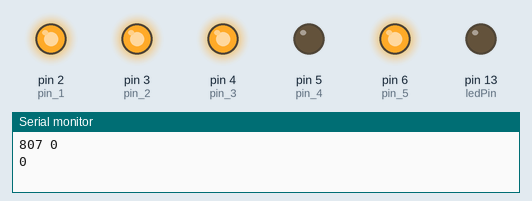
Bench run of a sketch on a simulated Arduino Uno, built with avr-gcc and run on an emulated ATmega328P. Shown: output pins drawn as LEDs (lit = HIGH), the last lines printed to the serial monitor. Random numbers use the default seed unless the sketch sets one.

Above: at 0.1 s.
At 15.1 s:
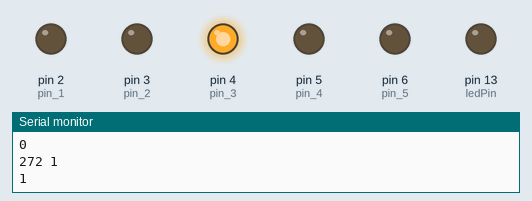
At 30.1 s:
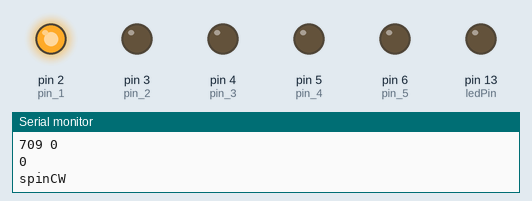
At 32.1 s:
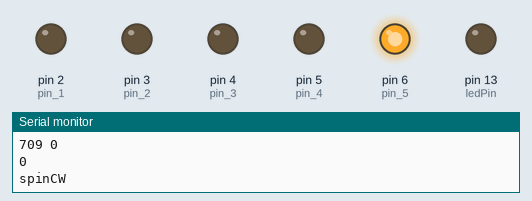
At 34.6 s:
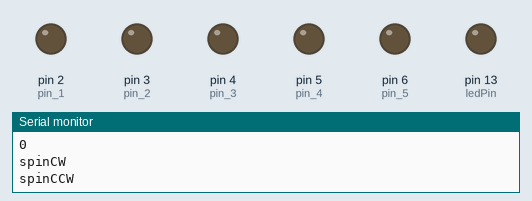
At 39.7 s:
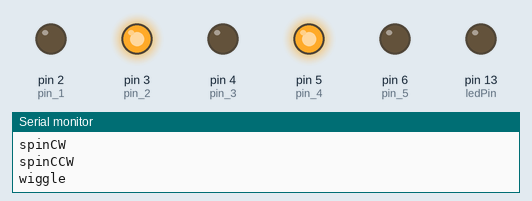
Timing chart, 0 to 40.0 s (numbered marks = the images above):
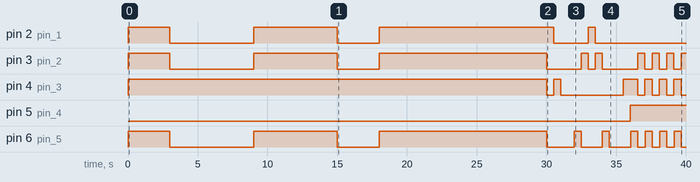

Measured:
- by itself, pin 2 (pin_1): LOW → HIGH at 0.00 s, → LOW 3.0 s later, → HIGH 6.0 s later, → LOW 6.0 s later, … (8 changes in this stretch)
- by itself, pin 3 (pin_2): LOW → HIGH at 0.00 s, → LOW 3.0 s later, → HIGH 6.0 s later, → LOW 6.0 s later, … (17 changes in this stretch)
- by itself, pin 4 (pin_3): goes HIGH 30.0 s, LOW 0.50 s, HIGH 0.50 s, LOW 4.5 s, HIGH 1.0 s, 3 × (LOW 0.51 s, HIGH 0.53 s), then LOW
- by itself, pin 5 (pin_4): LOW → HIGH at 36.0 s
- by itself, pin 6 (pin_5): LOW → HIGH at 0.00 s, → LOW 3.0 s later, → HIGH 6.0 s later, → LOW 6.0 s later, … (18 changes in this stretch)

The sketch:

_7_Segment_Display.ino
```cpp
/* 7_Segment_Neon

 */

// constants won't change. Used here to
// set pin numbers:
const int ledPin =  13;      // the number of the LED pin

// Variables will change:
int ledState = LOW;             // ledState used to set the LED
long previousMillis = 0;        // will store last time LED was updated

// the follow variables is a long because the time, measured in miliseconds,
// will quickly become a bigger number than can be stored in an int.
long interval = 1000;           // interval at which to blink (milliseconds)

int pi_decimal[] = {
  1,4,1,5,9,2,6,5,3,5,8,9,7,9,3,2,3,8,4,6,2,6,4,3,3,8,3,2,7,9,5,0,2,8,8,4,1};
int e_decimal[] = {
  7,1,8,2,8,1,8,2,8,4,5,9,0,4,5,2,3,5,3,6,0,2,8,7,4,7,1,3,5,2,6,6,2,4,9,7,7}; //37 digits
int cc[] = {4,3,1,7,3,3,1,0,1,2,0,2,1,6,0,8}; //16
int nums[] = {9,1,1,9,1,1,9,1,1,6,6,6,9,1,1,9,1,1,5,0,5,0,5,0,5,0,5,0}; //28
int fibonacci[] = {0,1,1,2,3,5,8,1,3,2,1,3,4,5,5,8,9,1,4,4,2,3,3,3,7,7}; //26

int RELAY_ON = LOW;
int RELAY_OFF = HIGH;

bool isSolidState = true;

int pin_1 = 2;
int pin_2 = 3;
int pin_3 = 4;
int pin_4 = 5;
int pin_5 = 6;
int pin_6 = 7;
int pin_7 = 8;
int pin_8 = 9;

void setup() {

  if (isSolidState) {
      RELAY_ON = HIGH;
      RELAY_OFF = LOW;
  }

  // set the LED pin as output:
  pinMode(ledPin, OUTPUT);

  // set up segments as outputs
  for (int i = 0 ; i < 7 ; i++) {
    pinMode(i, OUTPUT);
  }

  Serial.begin(9600);
}

void loop()
{
  // here is where you'd put code that needs to be running all the time.

  int slow = 3000;
  int med = 1000;
  int fast = 500;

  binarySequence(10, slow);

  spinCW(fast);
  spinCCW(fast);
  wiggle(fast);
  allOff(med);

  //PI
  digit(3, med);
  middle(med);
  digitSequence(pi_decimal, 35, med);

  upDown(med);
  downUp(med);

  //e
  digit(2, med);
  middle(med);
  digitSequence(e_decimal, 37, med);

  doubleSpinCW(med);
  doubleSpinCCW(med);
  allOff(med);

  //867-5309
  song(fast);
  wiggle(fast);
  song(fast);
  wiggle(fast);
  allOff(med);

  //911
  digitSequence(nums, 28, fast);
  spinCW(fast);
  spinCW(fast);

  //CC
  digitSequence(cc, 16, fast);
  spinCCW(fast);
  spinCCW(fast);

  //fibonacci
  digitSequence(fibonacci, 26, med, 100);

  swirl1(fast);
  swirl2(fast);

}

void digit(int num, int ms) {

  Serial.println(num);

  switch (num) {
  case 0:
    digitalWrite(pin_1, RELAY_ON);
    digitalWrite(pin_2, RELAY_ON);
    digitalWrite(pin_3, RELAY_ON);
    digitalWrite(pin_4, RELAY_OFF);
    digitalWrite(pin_5, RELAY_ON);
    digitalWrite(pin_6, RELAY_ON);
    digitalWrite(pin_7, RELAY_ON);
    break;
  case 1:
    digitalWrite(pin_1, RELAY_OFF);
    digitalWrite(pin_2, RELAY_OFF);
    digitalWrite(pin_3, RELAY_ON);
    digitalWrite(pin_4, RELAY_OFF);
    digitalWrite(pin_5, RELAY_OFF);
    digitalWrite(pin_6, RELAY_ON);
    digitalWrite(pin_7, RELAY_OFF);
    break;
  case 2:
    digitalWrite(pin_1, RELAY_ON);
    digitalWrite(pin_2, RELAY_OFF);
    digitalWrite(pin_3, RELAY_ON);
    digitalWrite(pin_4, RELAY_ON);
    digitalWrite(pin_5, RELAY_ON);
    digitalWrite(pin_6, RELAY_OFF);
    digitalWrite(pin_7, RELAY_ON);
    break;
  case 3:
    digitalWrite(pin_1, RELAY_ON);
    digitalWrite(pin_2, RELAY_OFF);
    digitalWrite(pin_3, RELAY_ON);
    digitalWrite(pin_4, RELAY_ON);
    digitalWrite(pin_5, RELAY_OFF);
    digitalWrite(pin_6, RELAY_ON);
    digitalWrite(pin_7, RELAY_ON);
    break;
  case 4:
    digitalWrite(pin_1, RELAY_OFF);
    digitalWrite(pin_2, RELAY_ON);
    digitalWrite(pin_3, RELAY_ON);
    digitalWrite(pin_4, RELAY_ON);
    digitalWrite(pin_5, RELAY_OFF);
    digitalWrite(pin_6, RELAY_ON);
    digitalWrite(pin_7, RELAY_OFF);
    break;
  case 5:
    digitalWrite(pin_1, RELAY_ON);
    digitalWrite(pin_2, RELAY_ON);
    digitalWrite(pin_3, RELAY_OFF);
    digitalWrite(pin_4, RELAY_ON);
    digitalWrite(pin_5, RELAY_OFF);
    digitalWrite(pin_6, RELAY_ON);
    digitalWrite(pin_7, RELAY_ON);
    break;
  case 6:
    digitalWrite(pin_1, RELAY_OFF);
    digitalWrite(pin_2, RELAY_ON);
    digitalWrite(pin_3, RELAY_OFF);
    digitalWrite(pin_4, RELAY_ON);
    digitalWrite(pin_5, RELAY_ON);
    digitalWrite(pin_6, RELAY_ON);
    digitalWrite(pin_7, RELAY_ON);
    break;
  case 7:
    digitalWrite(pin_1, RELAY_ON);
    digitalWrite(pin_2, RELAY_OFF);
    digitalWrite(pin_3, RELAY_ON);
    digitalWrite(pin_4, RELAY_OFF);
    digitalWrite(pin_5, RELAY_OFF);
    digitalWrite(pin_6, RELAY_ON);
    digitalWrite(pin_7, RELAY_OFF);
    break;
  case 8:
    digitalWrite(pin_1, RELAY_ON);
    digitalWrite(pin_2, RELAY_ON);
    digitalWrite(pin_3, RELAY_ON);
    digitalWrite(pin_4, RELAY_ON);
    digitalWrite(pin_5, RELAY_ON);
    digitalWrite(pin_6, RELAY_ON);
    digitalWrite(pin_7, RELAY_ON);
    break;
  case 9:
    digitalWrite(pin_1, RELAY_ON);
    digitalWrite(pin_2, RELAY_ON);
    digitalWrite(pin_3, RELAY_ON);
    digitalWrite(pin_4, RELAY_ON);
    digitalWrite(pin_5, RELAY_OFF);
    digitalWrite(pin_6, RELAY_ON);
    digitalWrite(pin_7, RELAY_OFF);
    break;
  }
  delay(ms);
}

void allOff(int ms) {

  Serial.println("allOff");


  digitalWrite(pin_1, RELAY_OFF);
  digitalWrite(pin_2, RELAY_OFF);
  digitalWrite(pin_3, RELAY_OFF);
  digitalWrite(pin_4, RELAY_OFF);
  digitalWrite(pin_5, RELAY_OFF);
  digitalWrite(pin_6, RELAY_OFF);
  digitalWrite(pin_7, RELAY_OFF);
  delay(ms);


}

void top(int ms) {

  digitalWrite(pin_1, RELAY_ON);
  digitalWrite(pin_2, RELAY_OFF);
  digitalWrite(pin_3, RELAY_OFF);
  digitalWrite(pin_4, RELAY_OFF);
  digitalWrite(pin_5, RELAY_OFF);
  digitalWrite(pin_6, RELAY_OFF);
  digitalWrite(pin_7, RELAY_OFF);
  delay(ms);

}

void middle(int ms) {

  digitalWrite(pin_1, RELAY_OFF);
  digitalWrite(pin_2, RELAY_OFF);
  digitalWrite(pin_3, RELAY_OFF);
  digitalWrite(pin_4, RELAY_ON);
  digitalWrite(pin_5, RELAY_OFF);
  digitalWrite(pin_6, RELAY_OFF);
  digitalWrite(pin_7, RELAY_OFF);
  delay(ms);

}

void bottom(int ms) {

  digitalWrite(pin_1, RELAY_OFF);
  digitalWrite(pin_2, RELAY_OFF);
  digitalWrite(pin_3, RELAY_OFF);
  digitalWrite(pin_4, RELAY_OFF);
  digitalWrite(pin_5, RELAY_OFF);
  digitalWrite(pin_6, RELAY_OFF);
  digitalWrite(pin_7, RELAY_ON);
  delay(ms);

}

void upperLeft(int ms) {

  digitalWrite(pin_1, RELAY_OFF);
  digitalWrite(pin_2, RELAY_ON);
  digitalWrite(pin_3, RELAY_OFF);
  digitalWrite(pin_4, RELAY_OFF);
  digitalWrite(pin_5, RELAY_OFF);
  digitalWrite(pin_6, RELAY_OFF);
  digitalWrite(pin_7, RELAY_OFF);
  delay(ms);

}

void lowerLeft(int ms) {

  digitalWrite(pin_1, RELAY_OFF);
  digitalWrite(pin_2, RELAY_OFF);
  digitalWrite(pin_3, RELAY_OFF);
  digitalWrite(pin_4, RELAY_OFF);
  digitalWrite(pin_5, RELAY_ON);
  digitalWrite(pin_6, RELAY_OFF);
  digitalWrite(pin_7, RELAY_OFF);
  delay(ms);

}

void upperRight(int ms) {

  digitalWrite(pin_1, RELAY_OFF);
  digitalWrite(pin_2, RELAY_OFF);
  digitalWrite(pin_3, RELAY_ON);
  digitalWrite(pin_4, RELAY_OFF);
  digitalWrite(pin_5, RELAY_OFF);
  digitalWrite(pin_6, RELAY_OFF);
  digitalWrite(pin_7, RELAY_OFF);
  delay(ms);

}

void lowerRight(int ms) {

  digitalWrite(pin_1, RELAY_OFF);
  digitalWrite(pin_2, RELAY_OFF);
  digitalWrite(pin_3, RELAY_OFF);
  digitalWrite(pin_4, RELAY_OFF);
  digitalWrite(pin_5, RELAY_OFF);
  digitalWrite(pin_6, RELAY_ON);
  digitalWrite(pin_7, RELAY_OFF);
  delay(ms);

}

void slash(int ms) {

  digitalWrite(pin_1, RELAY_OFF);
  digitalWrite(pin_2, RELAY_OFF);
  digitalWrite(pin_3, RELAY_ON);
  delay(10);
  digitalWrite(pin_4, RELAY_ON);
  delay(10);
  digitalWrite(pin_5, RELAY_ON);
  digitalWrite(pin_6, RELAY_OFF);
  digitalWrite(pin_7, RELAY_OFF);
  delay(ms);
}

void backslash(int ms) {

  digitalWrite(pin_1, RELAY_OFF);
  digitalWrite(pin_2, RELAY_ON);
  delay(10);
  digitalWrite(pin_3, RELAY_OFF);
  digitalWrite(pin_4, RELAY_ON);
  delay(10);
  digitalWrite(pin_5, RELAY_OFF);
  digitalWrite(pin_6, RELAY_ON);
  digitalWrite(pin_7, RELAY_OFF);
  delay(ms);

}

void spinCW(int ms) {

  Serial.println("spinCW");

  top(ms);
  upperRight(ms);
  lowerRight(ms);
  bottom(ms);
  lowerLeft(ms);
  upperLeft(ms);

}

void spinCCW(int ms) {

  Serial.println("spinCCW");

  top(ms);
  upperLeft(ms);
  lowerLeft(ms);
  bottom(ms);
  lowerRight(ms);
  upperRight(ms);

}

void wiggle(int ms) {

  Serial.println("wiggle");

  slash(ms);
  backslash(ms);
  slash(ms);
  backslash(ms);
  slash(ms);
  backslash(ms);
  slash(ms);
  backslash(ms);

}

void digitSequence( int* numbers, int count, int ms) {

  for (int i = 0 ; i < count ; i++) {
    digit(numbers[i], ms);
  }

}

void digitSequence( int* numbers, int count, int ms, int offTime) {

  for (int i = 0 ; i < count ; i++) {
    digit(numbers[i], ms);
  }
  allOff(offTime);
}

void binarySequence(int count, int ms) {

  for (int i = 0 ; i < count ; i++) {

    int oneOrZero = random(1000);

    Serial.print(oneOrZero);
    Serial.print(" ");

    if (oneOrZero > 500)
      oneOrZero = 0;
    else
      oneOrZero = 1;
    Serial.println(oneOrZero);

    digit(oneOrZero, ms);
  }

}

void digitSequence(int count, int ms) {

  for (int i = 0 ; i < count ; i++) {

    int num = random(10);
    digit(num, ms);
    Serial.print(num, DEC);
  }

}

void swirl1(int ms) {

  Serial.println("swirl1");


  top(ms);
  upperRight(ms);
  middle(ms);
  lowerLeft(ms);
  bottom(ms);
  lowerRight(ms);
  middle(ms);
  upperLeft(ms);

}

void swirl2(int ms) {

  Serial.println("swirl2");

  top(ms);
  upperLeft(ms);
  middle(ms);
  lowerRight(ms);
  bottom(ms);
  lowerLeft(ms);
  middle(ms);
  upperRight(ms);

}

void doubleSpinCW(int ms) {

  Serial.println("doubleSpinCW");

  twoSegments(0,6,ms);
  twoSegments(2,4,ms);
  twoSegments(1,5,ms);
  twoSegments(0,6,ms);
  twoSegments(2,4,ms);
  twoSegments(1,5,ms);

}

void doubleSpinCCW(int ms) {

  Serial.println("doubleSpinCCW");

  twoSegments(0,6,ms);
  twoSegments(1,5,ms);
  twoSegments(2,4,ms);
  twoSegments(0,6,ms);
  twoSegments(1,5,ms);
  twoSegments(2,4,ms);

}

void upDown(int ms) {

  Serial.println("upDown");

  bottom(ms);
  twoSegments(4,5,ms);
  twoSegments(1,2,ms);
  top(ms);
  twoSegments(1,2,ms);
  twoSegments(4,5,ms);
  bottom(ms);

}

void downUp(int ms) {

  Serial.println("downUp");
  top(ms);
  twoSegments(1,2,ms);
  twoSegments(4,5,ms);
  bottom(ms);
  twoSegments(4,5,ms);
  twoSegments(1,2,ms);
  top(ms);

}

void twoSegments(int seg1, int seg2, int ms) {

  for (int i = 0 ; i < 7 ; i++) {
    if (i == seg1 || i == seg2)
      digitalWrite(i+2, RELAY_ON);
    else
      digitalWrite(i+2, RELAY_OFF);
  }
  delay(ms);
}

void song(int ms) {

  Serial.println("song");

  digit(8, ms);
  digit(6, ms);
  digit(7, ms);
  middle(ms);
  digit(5, ms);
  digit(3, ms);
  digit(0, ms);
  digit(9, ms);

}
```
